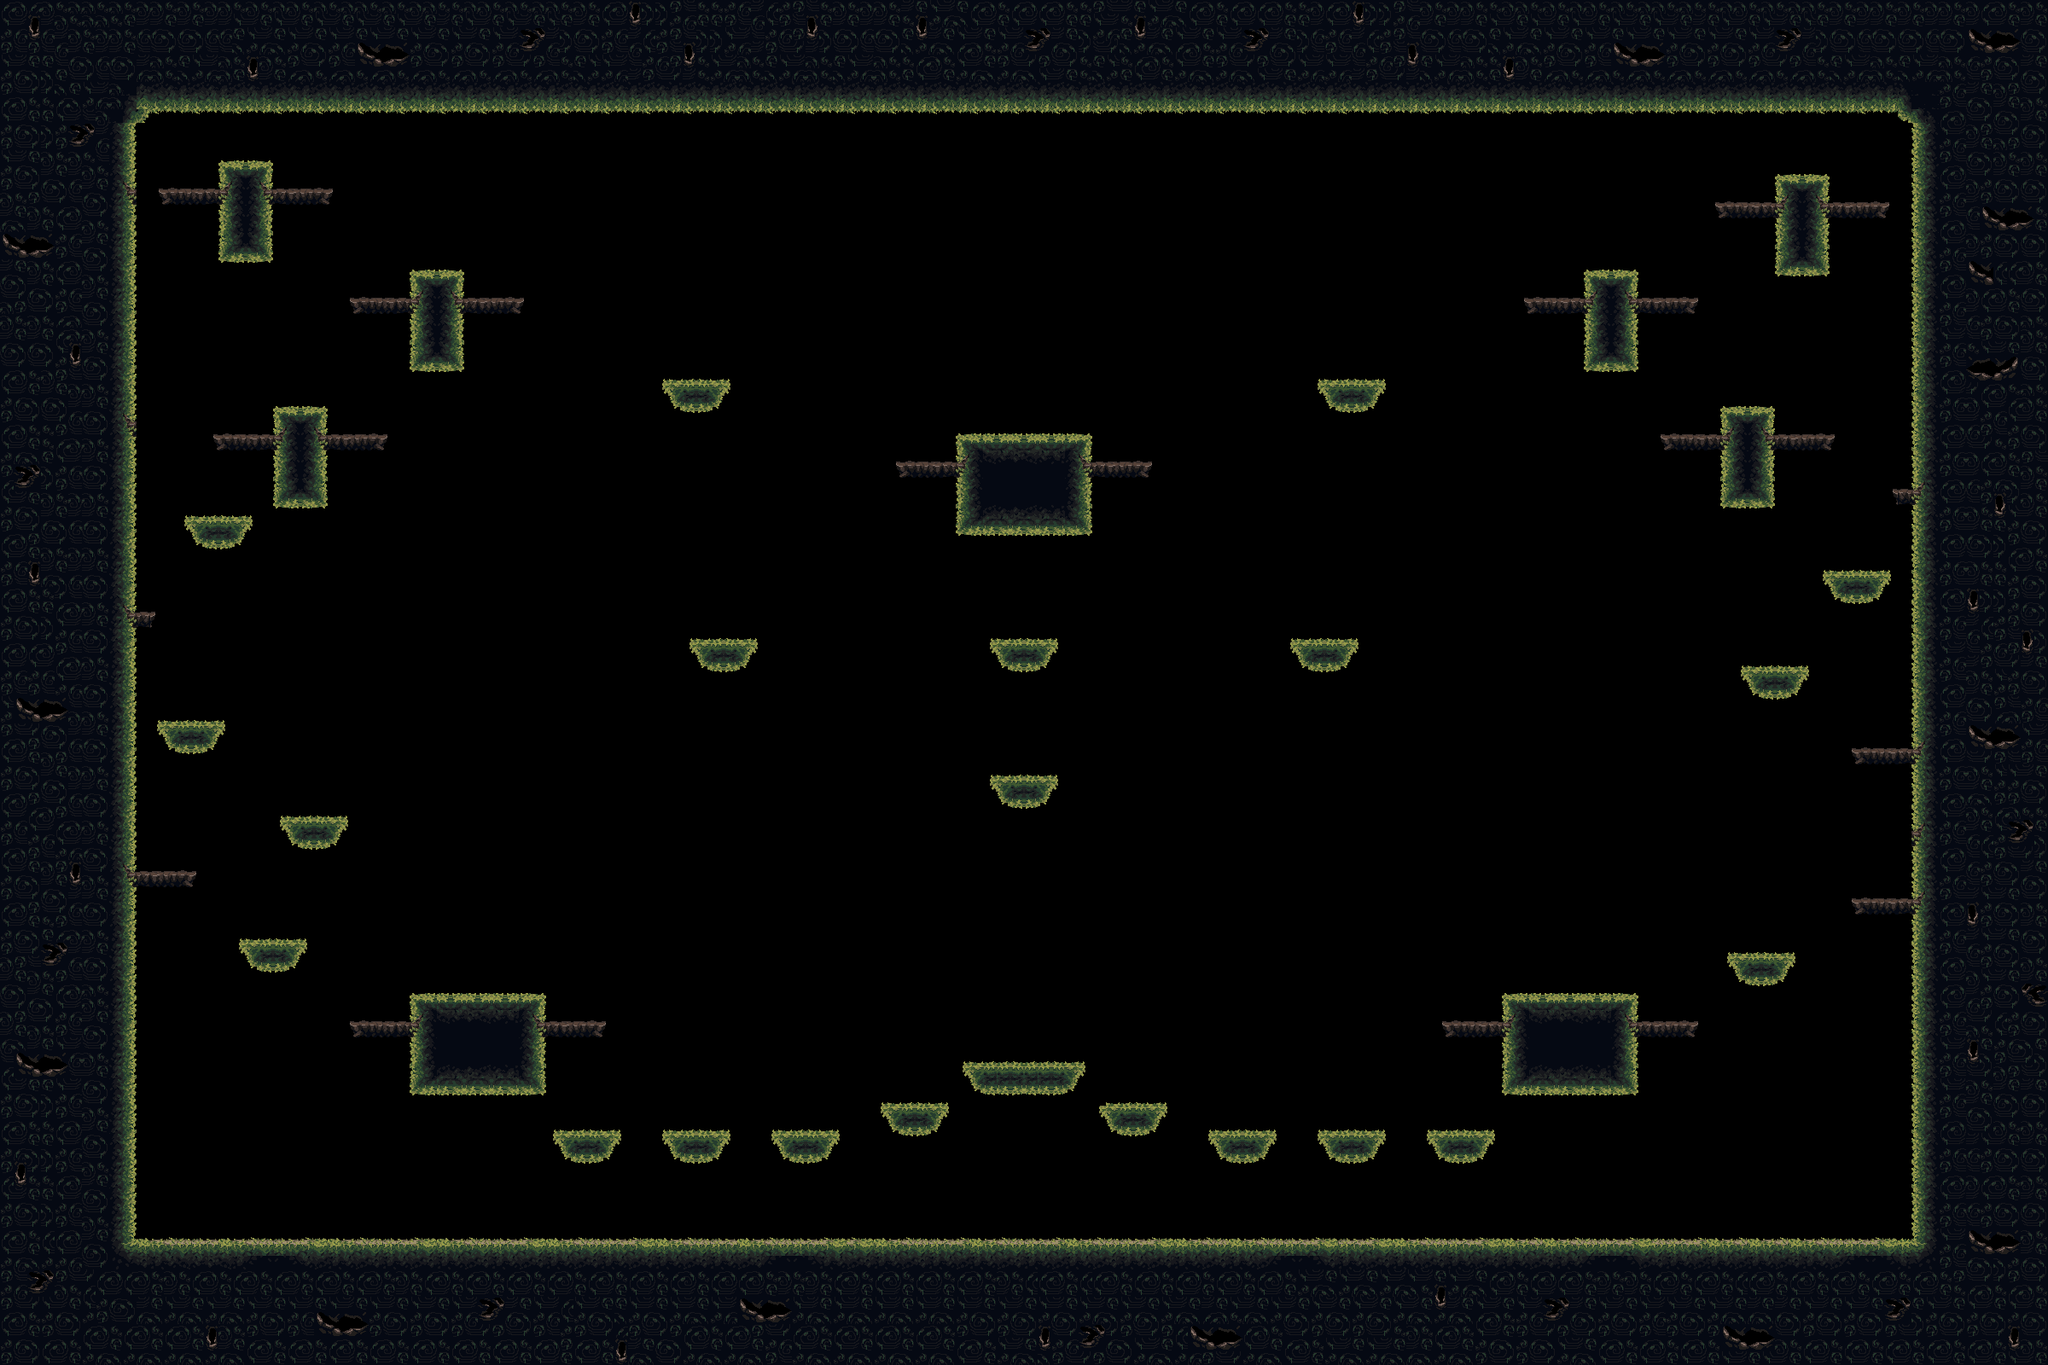

The image is a tile-based game level rendered from a .tmx file. Its description and source (layers, tilesets, objects; grid data summarised) follow:
An orthogonal 150x100 tile map with 16x16 px tiles, 1 tile layer (Слой тайлов 1).

<map version="1.10" tiledversion="1.10.0" orientation="orthogonal" renderorder="right-down" width="150" height="100" tilewidth="16" tileheight="16" infinite="0" nextlayerid="3" nextobjectid="5">
 <tileset firstgid="1" source="Demo_level_tileset.tsx" />
 <layer id="1" name="Слой тайлов 1" width="150" height="100">
  <data>[15000 cells, 5719 non-empty, 199 distinct tile ids]</data>
 </layer>
</map>
